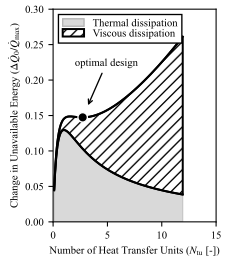

Source code (Python):
"""
fig2b_visc: Same structure as fig2b but with g2=5e-3 only, plotting thermal and viscous
dissipation breakdown in the style of fig5bvisc.
"""

import os

import matplotlib.patches as mpatches
import matplotlib.pyplot as plt
import numpy as np
import xflow
from scipy.signal import find_peaks
from xflow import calculate_pressure_drop_ratio, plot_unavailable_energy_breakdown

save_dir = os.path.dirname(os.path.abspath(__file__))

# fig2b defaults (classical framework, generic case)
DEFAULT_C_COLD_OVER_C_HOT = 1.0
DEFAULT_ST_OVER_F = 0.4
DEFAULT_F_C_OVER_F_H = 1.0
DEFAULT_D_R = 1.0
G2_H = 5e-3  # Single value as requested (was one of [1e-3, 5e-3, 20e-3] in fig2b)
DEFAULT_DP_MAX = 0.3

DEFAULT_T = 2.0
DEFAULT_T_DEAD_OVER_T_COLD_IN = 1.1
DEFAULT_GAMMA = 1.4

DEFAULT_PRESSURE_DROP_ASSUMPTION = "dp_c=dp_h"
DEFAULT_NTU_MAX = 15.0

if DEFAULT_PRESSURE_DROP_ASSUMPTION == "inlet_density":
    DEFAULT_P_COLD_IN_OVER_P_HOT_IN = 10.0
    DEFAULT_MOLAR_MASS_RATIO = 1.0
    DEFAULT_A_R = 0.1
else:
    DEFAULT_P_COLD_IN_OVER_P_HOT_IN = None
    DEFAULT_MOLAR_MASS_RATIO = None
    DEFAULT_A_R = None


def save_figures(
    c_cold_over_c_hot,
    st_over_f,
    f_c_over_f_h,
    d_r,
    g2_h,
    dp_max=DEFAULT_DP_MAX,
    base_name="fig2b_visc",
    t=DEFAULT_T,
    t_dead_over_t_cold_in=DEFAULT_T_DEAD_OVER_T_COLD_IN,
    p_cold_in_over_p_hot_in=DEFAULT_P_COLD_IN_OVER_P_HOT_IN,
    p_dead_over_p_hot_in=1.0,
    gamma=DEFAULT_GAMMA,
    pressure_drop_assumption=DEFAULT_PRESSURE_DROP_ASSUMPTION,
    molar_mass_ratio=DEFAULT_MOLAR_MASS_RATIO,
    a_r=DEFAULT_A_R,
    ntu_max=DEFAULT_NTU_MAX,
):
    """Save figures with thermal/viscous breakdown, matching fig5bvisc plotting style."""
    font_size = 8
    plt.rcParams.update(
        {
            "font.family": "serif",
            "font.serif": ["Times New Roman"],
            "font.size": font_size,
            "mathtext.fontset": "stix",
            "axes.titlesize": font_size,
            "axes.labelsize": font_size,
            "xtick.labelsize": font_size,
            "ytick.labelsize": font_size,
            "legend.fontsize": font_size,
            "figure.titlesize": font_size,
        }
    )

    # fig2b uses SHOW_CUBIC = False
    xflow.SHOW_CUBIC = False

    sigma_r = d_r * a_r if a_r is not None else None
    pressure_drop_ratio = calculate_pressure_drop_ratio(
        pressure_drop_assumption,
        c_cold_over_c_hot,
        t,
        d_r,
        molar_mass_ratio,
        sigma_r,
        p_cold_in_over_p_hot_in,
    )

    # Match fig2b figure size (triple column)
    fig = plt.figure(figsize=(6 / 2.54, 7 / 2.54))
    ax = plt.subplot(111)

    line_no_dp, line_with_dp, ax = plot_unavailable_energy_breakdown(
        c_cold_over_c_hot,
        st_over_f,
        f_c_over_f_h,
        d_r,
        g2_h,
        ntu_max=ntu_max,
        dp_max=dp_max,
        ax=ax,
        framework="classical",
        t=t,
        t_dead_over_t_cold_in=t_dead_over_t_cold_in,
        p_cold_in_over_p_hot_in=p_cold_in_over_p_hot_in,
        p_dead_over_p_hot_in=p_dead_over_p_hot_in,
        gamma=gamma,
        pressure_drop_percent_ratio_cold_over_hot=pressure_drop_ratio,
    )

    ntu_no_dp = line_no_dp.get_xdata()
    y_no_dp = line_no_dp.get_ydata()
    ntu_with_dp = line_with_dp.get_xdata()
    y_with_dp = line_with_dp.get_ydata()

    ntu_min_valid = ntu_with_dp.min()
    ntu_max_valid = ntu_with_dp.max()

    mask_thermal = (ntu_no_dp >= ntu_min_valid) & (ntu_no_dp <= ntu_max_valid)
    ntu_no_dp_masked = ntu_no_dp[mask_thermal]
    y_no_dp_masked = y_no_dp[mask_thermal]

    line_no_dp.remove()
    line_no_dp = ax.plot(
        ntu_no_dp_masked,
        y_no_dp_masked,
        "k-",
        label="_nolegend_",
        zorder=2,
    )[0]

    line_with_dp.set_label("_nolegend_")

    # fig5bvisc style: gray fill for thermal
    ax.fill_between(ntu_no_dp_masked, 0, y_no_dp_masked, alpha=0.3, color="gray", zorder=1)

    # fig5bvisc style: hatched fill for viscous
    ntu_common = np.linspace(ntu_min_valid, ntu_max_valid, 200)
    y_no_dp_interp = np.interp(ntu_common, ntu_no_dp_masked, y_no_dp_masked)
    y_with_dp_interp = np.interp(ntu_common, ntu_with_dp, y_with_dp)

    ax.fill_between(
        ntu_common,
        y_no_dp_interp,
        y_with_dp_interp,
        facecolor="none",
        edgecolor="black",
        linewidth=1.5,
        hatch="///",
        zorder=1,
        label="_nolegend_",
    )

    # Optimal design: minimum after first peak (fig2b style)
    valid_mask = np.isfinite(ntu_with_dp) & np.isfinite(y_with_dp)
    x_plot = ntu_with_dp[valid_mask]
    y_plot = y_with_dp[valid_mask]
    peaks, _ = find_peaks(y_plot)
    if g2_h == 5e-3:
        peak_loc = (2, 0.22)
    else:
        peak_loc = (5, 0.12)
    if len(peaks) > 0:
        first_peak = peaks[0]
        y_local_min_idx = first_peak + np.argmin(y_plot[first_peak:])
        x_opt, y_opt = x_plot[y_local_min_idx], y_plot[y_local_min_idx]
        ax.scatter(x_opt, y_opt, marker="o", facecolor="black", edgecolor="white", zorder=5, s=50)
        arrow_kw = dict(arrowstyle="->", color="black", lw=1, shrinkB=10)
        ax.annotate(
            "optimal design",
            xy=(x_opt, y_opt),
            xytext=peak_loc,
            fontsize=font_size,
            ha="left",
            arrowprops=arrow_kw,
        )

    ax.set_title("")
    ax.set_xlim(0, 15)
    ax.set_ylim(0, 0.3)
    ax.set_xticks([0, 5, 10, 15])
    ax.xaxis.set_major_formatter(plt.FuncFormatter(lambda x, p: f"{x:.0f}"))
    ax.set_xlabel(r"Number of Heat Transfer Units ($N_\mathrm{tu}$ [-])")
    ax.set_ylabel(r"Change in Unavailable Energy ($\Delta \dot{Q}_0/\dot{Q}_{\mathrm{max}}$)")

    patch_thermal = mpatches.Patch(facecolor="gray", alpha=0.3, edgecolor="black", label="Thermal dissipation")
    patch_viscous = mpatches.Patch(
        facecolor="none", edgecolor="black", hatch="///", linewidth=1.5, label="Viscous dissipation"
    )

    ax.legend(
        handles=[patch_thermal, patch_viscous],
        loc="upper left",
        labelspacing=0.05,
        edgecolor="black",
        frameon=True,
        facecolor="white",
        framealpha=1.0,
        fancybox=False,
    )

    plt.tight_layout(pad=0.5)

    fig.savefig(
        os.path.join(save_dir, f"{base_name}.svg"),
        dpi=300,
        facecolor="white",
        format="svg",
        bbox_inches=None,
        pad_inches=0,
    )
    fig.savefig(
        os.path.join(save_dir, f"{base_name}.tiff"),
        dpi=300,
        facecolor="white",
        format="tiff",
        bbox_inches=None,
        pad_inches=0,
    )
    fig.savefig(
        os.path.join(save_dir, f"{base_name}.png"),
        dpi=300,
        facecolor="white",
        format="png",
        bbox_inches=None,
        pad_inches=0,
    )
    fig.savefig(
        os.path.join(save_dir, f"{base_name}.pdf"),
        dpi=300,
        facecolor="white",
        format="pdf",
        bbox_inches=None,
        pad_inches=0,
    )

    plt.close(fig)
    print(f"Saved figures: {base_name}.svg, {base_name}.tiff, {base_name}.png, {base_name}.pdf")


if __name__ == "__main__":
    save_figures(
        DEFAULT_C_COLD_OVER_C_HOT,
        DEFAULT_ST_OVER_F,
        DEFAULT_F_C_OVER_F_H,
        DEFAULT_D_R,
        G2_H,
        dp_max=DEFAULT_DP_MAX,
        base_name="fig2b_visc",
        t=DEFAULT_T,
        t_dead_over_t_cold_in=DEFAULT_T_DEAD_OVER_T_COLD_IN,
        p_cold_in_over_p_hot_in=DEFAULT_P_COLD_IN_OVER_P_HOT_IN,
        p_dead_over_p_hot_in=1.0,
        gamma=DEFAULT_GAMMA,
        pressure_drop_assumption=DEFAULT_PRESSURE_DROP_ASSUMPTION,
        molar_mass_ratio=DEFAULT_MOLAR_MASS_RATIO,
        a_r=DEFAULT_A_R,
        ntu_max=DEFAULT_NTU_MAX,
    )
